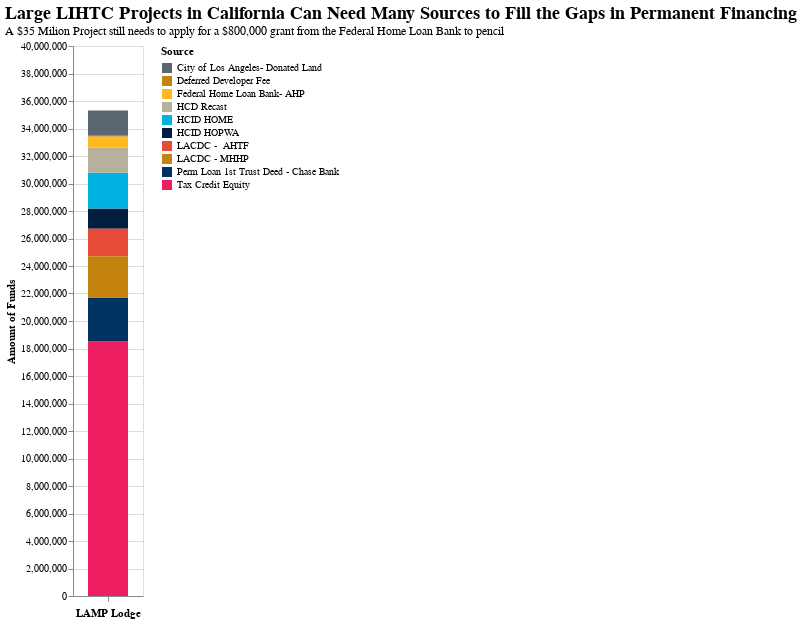

The notebook cell saved with this chart:
### Code cell
alt.Chart(lamp).mark_bar().encode(
    
    x='LAMP Lodge',
    y='Amount of Funds',
    color='Source',
    tooltip=['Source']
).configure(background="#ffffff").configure_legend().properties(
    title={
      "text": ["Large LIHTC Projects in California Can Need Many Sources to Fill the Gaps in Permanent Financing"], 
      "subtitle": ["A $35 Milion Project still needs to apply for a $800,000 grant from the Federal Home Loan Bank to pencil"]})

### Figure 1 — Vega-Lite specification as saved in the notebook (floating-point values rounded to 4 significant figures)
{"width": 70, "height": 550, "config": {"title": {"fontSize": 18, "font": "Veranda Regular", "anchor": "start", "fontColor": "#000000"}, "range": {"category": ["#5B6770", "#4E74B", "#FFB81D", "#B7B09D", "#00B3E3", "#011E41", "#E74C39", "#C4820E", "#003262", "#EE1F60"], "diverging": ["#5B6770", "#4E74B", "#FFB81D", "#B7B09D", "#00B3E3", "#011E41", "#E74C39", "#C4820E", "#003262", "#EE1F60"]}, "legend": {"labelFont": "Veranda Regular", "labelLimit": 0}, "bar": {"size": 40, "fill": ["#5B6770", "#4E74B", "#FFB81D", "#B7B09D", "#00B3E3", "#011E41", "#E74C39", "#C4820E", "#003262", "#EE1F60"], "stroke": false}, "background": "#ffffff"}, "data": {"name": "data-f0e25b9a7a97b79958752fda06ed627d"}, "mark": "bar", "encoding": {"color": {"type": "nominal", "field": "Source"}, "tooltip": [{"type": "nominal", "field": "Source"}], "x": {"type": "nominal", "field": "LAMP Lodge"}, "y": {"type": "quantitative", "field": "Amount of Funds"}}, "title": {"text": ["Large LIHTC Projects in California Can Need Many Sources to Fill the Gaps in Permanent Financing"], "subtitle": ["A $35 Milion Project still needs to apply for a $800,000 grant from the Federal Home Loan Bank to pencil"]}, "$schema": "https://vega.github.io/schema/vega-lite/v4.0.2.json", "datasets": {"data-f0e25b9a7a97b79958752fda06ed627d": [{"Unnamed: 0": 166, "Source": "City of Los Angeles- Donated Land", "Amount of Funds": 1825379, "Financing Type": "Construction Financing", "LAMP Lodge": " ", "Sourcing Type": "Local Grant"}, {"Unnamed: 0": 169, "Source": "Federal Home Loan Bank- AHP", "Amount of Funds": 810000, "Financing Type": "Construction Financing", "LAMP Lodge": " ", "Sourcing Type": "Bank Loan"}, {"Unnamed: 0": 170, "Source": "HCID HOPWA", "Amount of Funds": 1470740, "Financing Type": "Construction Financing", "LAMP Lodge": " ", "Sourcing Type": "Local Grant"}, {"Unnamed: 0": 171, "Source": "HCID HOME", "Amount of Funds": 2600000, "Financing Type": "Construction Financing", "LAMP Lodge": " ", "Sourcing Type": "Local Grant"}, {"Unnamed: 0": 172, "Source": "Tax Credit Equity", "Amount of Funds": 18535336, "Financing Type": "Construction Financing", "LAMP Lodge": " ", "Sourcing Type": "Federal Credit"}, {"Unnamed: 0": 173, "Source": "HCD Recast", "Amount of Funds": 1834621, "Financing Type": "Construction Financing", "LAMP Lodge": " ", "Sourcing Type": "State Funding"}, {"Unnamed: 0": 176, "Source": "Perm Loan 1st Trust Deed - Chase Bank", "Amount of Funds": 3167765, "Financing Type": "Permanent Financing", "LAMP Lodge": " ", "Sourcing Type": "Bank Loan"}, {"Unnamed: 0": 178, "Source": "LACDC -  AHTF", "Amount of Funds": 2000000, "Financing Type": "Permanent Financing", "LAMP Lodge": " ", "Sourcing Type": "Local Grant"}, {"Unnamed: 0": 179, "Source": "LACDC - MHHP", "Amount of Funds": 3000000, "Financing Type": "Permanent Financing", "LAMP Lodge": " ", "Sourcing Type": "Local Grant"}, {"Unnamed: 0": 184, "Source": "Deferred Developer Fee", "Amount of Funds": 63117, "Financing Type": "Permanent Financing", "LAMP Lodge": " ", "Sourcing Type": "Deferred Developer Fee"}]}}
